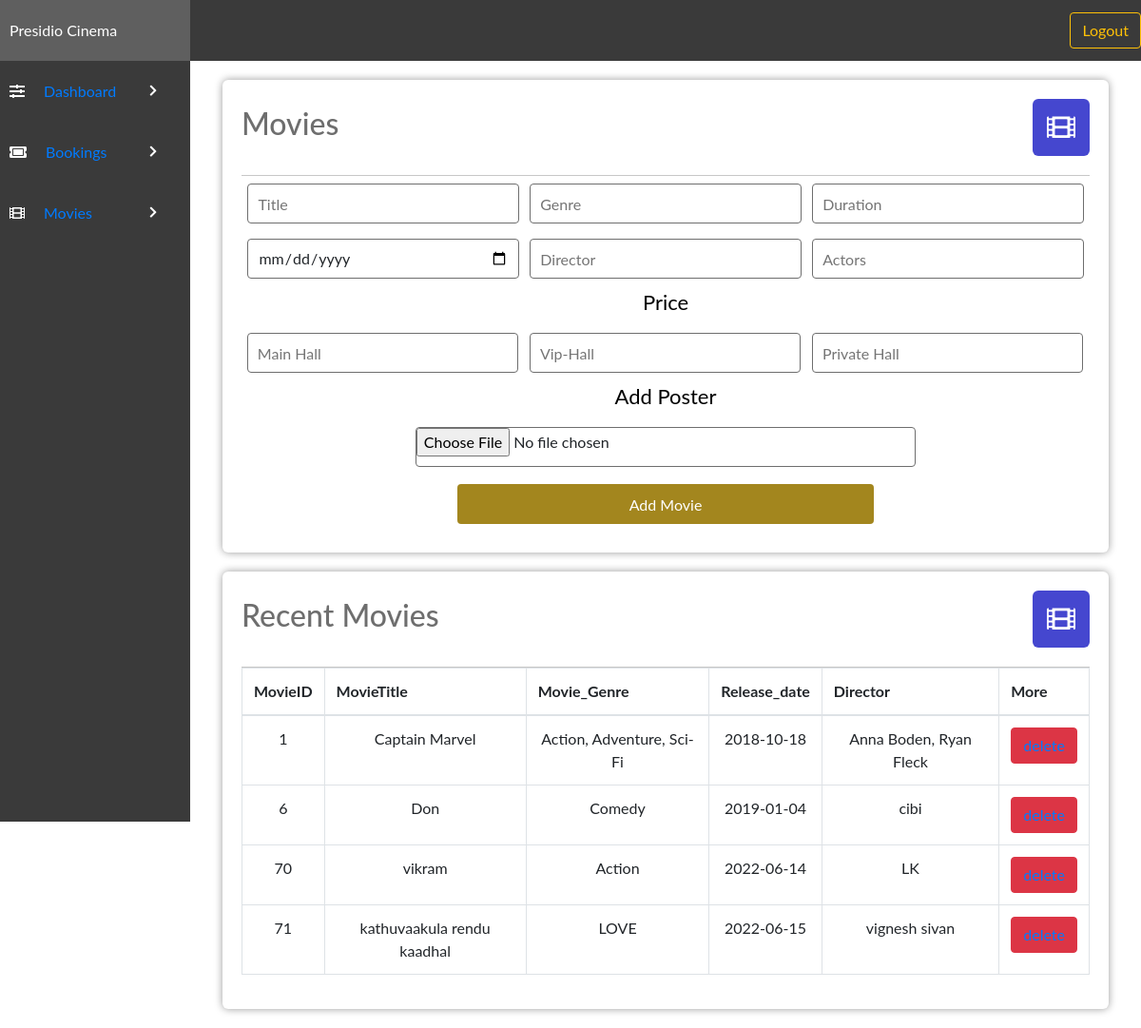
The page /admin/addmovie.php (signed in) on the database its author committed.
### tables this page shows
CREATE TABLE `movietable` (
  `movieID` int(11) NOT NULL,
  `movieImg` varchar(150) NOT NULL,
  `movieTitle` varchar(100) NOT NULL,
  `movieGenre` varchar(50) NOT NULL,
  `movieDuration` int(11) NOT NULL,
  `movieRelDate` date NOT NULL,
  `movieDirector` varchar(50) NOT NULL,
  `movieActors` varchar(150) NOT NULL,
  `mainhall` int(11) NOT NULL,
  `viphall` int(11) NOT NULL,
  `privatehall` int(11) NOT NULL
);

### admin/addmovie.php (the view, shortened to what this page needs)
<!DOCTYPE html>
<html lang="en">
<head>
    <link rel="stylesheet" href="../style/styles.css">
    <link rel="stylesheet" href="https://use.fontawesome.com/releases/v5.7.2/css/all.css">
    <link rel="stylesheet" href="https://maxcdn.bootstrapcdn.com/bootstrap/4.0.0/css/bootstrap.min.css">
    <link rel="stylesheet" href="https://cdn.datatables.net/1.10.22/css/dataTables.bootstrap4.min.css">
    <link rel="stylesheet" href="https://maxcdn.bootstrapcdn.com/bootstrap/4.0.0/css/bootstrap.min.css">
</head>
<body>
    <?php include('header.php'); ?>
    <div class="admin-container">
        <?php include('sidebar.php'); ?>
        <div class="admin-section admin-section2">
            <div class="admin-section-column">
                <div class="admin-section-panel admin-section-panel2">
                    <div class="admin-panel-section-header">
                        <h2>Movies</h2>
                        <i class="fas fa-film" style="background-color: #4547cf"></i>
                    </div>
                    <form action="" method="POST">
                        <input placeholder="Title" type="text" name="movieTitle" required>
                        <input placeholder="Genre" type="text" name="movieGenre" required>
                        <input placeholder="Duration" type="number" name="movieDuration" required>
                        <input placeholder="Release Date" type="date" name="movieRelDate" required>
                        <input placeholder="Director" type="text" name="movieDirector" required>
                        <input placeholder="Actors" type="text" name="movieActors" required>
                        <label>Price</label>
                        <input placeholder="Main Hall" type="text" name="mainhall" required><br />
                        <input placeholder="Vip-Hall" type="text" name="viphall" required><br />
                        <input placeholder="Private Hall" type="text" name="privatehall" required><br />
                        <br>
                        <label>Add Poster</label>
                        <input type="file" name="movieImg" accept="image/*">
                        <button type="submit" value="submit" name="submit" class="form-btn">Add Movie</button>
                    </form>
                </div>
                <div class="admin-section-panel admin-section-panel2">
                    <div class="admin-panel-section-header">
                        <h2>Recent Movies</h2>
                        <i class="fas fa-film" style="background-color: #4547cf"></i>
                    </div>
                    <table class="table table-bordered" id="dataTable" width="100%" cellspacing="0">
                        <tr>
                            <th>MovieID</th>
                            <th>MovieTitle</th>
                            <th>Movie_Genre</th>
                            <th>Release_date</th>
                            <th>Director</th>
                            <th>More</th>
                        </tr>
                        <tbody>
                            <?php
                            $host = "localhost";
                            $user = "root";
                            $password = "";
                            $dbname = "cinema_db";
                            $con = mysqli_connect($host, $user, $password, $dbname);
                            $select = "SELECT * FROM `movietable`";
                            $run = mysqli_query($con, $select);
                            while ($row = mysqli_fetch_array($run)) {
                                $ID = $row['movieID'];
                                $title = $row['movieTitle'];
                                $genere = $row['movieGenre'];
                                $releasedate = $row['movieRelDate'];
                                $movieactor = $row['movieDirector'];
                            ?>
                                <tr align="center">
                                    <td><?php echo $ID; ?></td>
                                    <td><?php echo $title; ?></td>
                                    <td><?php echo $genere; ?></td>
                                    <td><?php echo $releasedate; ?></td>
                                    <td><?php echo $movieactor; ?></td>
                                    <td><button value="Book Now!" type="submit" onclick="" type="button" class="btn btn-danger"><?php echo  "<a href='deletemovie.php?id=" . $row['movieID'] . "'>delete</a>"; ?></button></td>
                                </tr>
                            <?php }
                            ?>
                        </tbody>
                    </table>
                </div>
            </div>
        </div>
    </div>
</body>
</html>

### style/styles.css (style rules this page uses)
* { margin: 0; padding: 0; box-sizing: border-box; font-family: "Lato", sans-serif; text-decoration: none; color: unset; }
.admin-container { display: grid; grid-template-columns: 1fr 5fr; }
.admin-section2 { display: flex; flex-wrap: wrap; padding: 0 4px; }
.admin-section-column { flex: 100%; max-width: 100%; padding: 0 30px; }
.admin-section-panel { width: 100%; vertical-align: middle; background-color: #fff; -webkit-border-radius: 6px; -moz-border-radius: 6px; border-radius: 6px; -webkit-box-shadow: 0px 0px 9px 0px rgba(0, 0, 0, 0.4); -moz-box-shadow: 0px 0px 9px 0px rgba(0, 0, 0, 0.4); box-shadow: 0px 0px 9px 0px rgba(0, 0, 0, 0.4); padding: 20px; margin: 20px 0; }
.admin-panel-section-header { display: flex; align-items: center; justify-content: flex-start; padding-bottom: 20px; border-bottom: #c7c7c7 1px solid; }
.admin-panel-section-header > h2 { color: #6e6e6e; }
.admin-panel-section-header > i { text-align: center; font-size: 30px; color: white; height: 60px; width: 60px; border-radius: 10%; line-height: 60px; transition: all 0.5s ease; margin-left: auto; cursor: pointer; }
.admin-section-panel2 form { display: flex; justify-content: space-evenly; flex-wrap: wrap; align-items: left; }
.admin-section-panel2 form input { border-radius: 4px; border: 1px solid #6e6e6e; padding: 10px; width: 32%; height: 42px; margin: 8px 5px; }
.admin-section-panel2 form input[type="file"] { width: 59%; padding: 0; }
.admin-section-panel2 form button { border-radius: 4px; border: none; padding: 10px; margin: 10px 32px; width: 49%; text-align: center; background-color: #a3861e; color: #fff; transition: all 0.7s ease; cursor: pointer; height: 42px; }
.admin-section-panel2 form label { border: none; margin-left: 0; padding: 0px; font-size: 22px; width: 75%; text-align: center; color: #000; }

### rows shown on the page
movietable: movieID "1", movieTitle "Captain Marvel", movieGenre "Action, Adventure, Sci-Fi", movieRelDate "2018-10-18", movieDirector "Anna Boden, Ryan Fleck"
movietable: movieID "6", movieTitle "Don", movieGenre "Comedy", movieRelDate "2019-01-04", movieDirector "cibi"
movietable: movieID "70", movieTitle "vikram", movieGenre "Action", movieRelDate "2022-06-14", movieDirector "LK"
movietable: movieID "71", movieTitle "kathuvaakula rendu kaadhal", movieGenre "LOVE", movieRelDate "2022-06-15", movieDirector "vignesh sivan"
